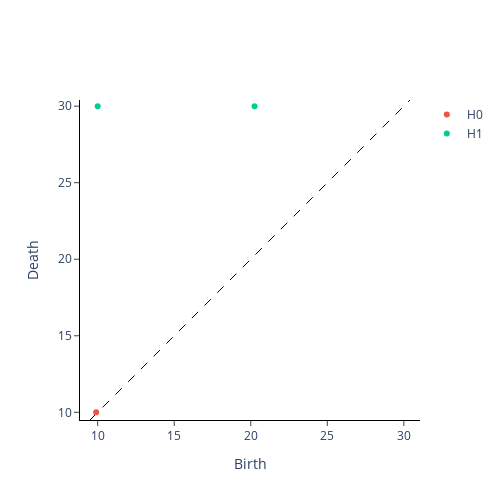

The cell this chart's notebook holds for it:
### Markdown cell above
이렇게 filtration이 형성되었습니다. 

이로부터 homology를 얻는 과정을 설명하자면, 위 그림에서 $z$ 값을 0부터 점점 높여가면서 해당 $z$ 값에 도달한 픽셀들을 켜나갑니다.

위 그림에서는 우측 상단부터 점차 켜지기 시작할 것입니다.

그러면서 우리는 켜진 픽셀들이 몇 개의 연속적인 모양을 형성하는지, 구멍이 몇 개인지를 계산해나가고 각각이 얼마나 지속되는지를 살펴봅니다.

이 계산에는 복잡한 호몰로지 이론이 등장하지만, "했다 치고-" 컴퓨터에게 맡기도록 합시다.

### Code cell
from gtda.homology import CubicalPersistence

cubical_persistence = CubicalPersistence(homology_dimensions=[0,1],reduced_homology = True, n_jobs=-1)
im8_cubical = cubical_persistence.fit_transform(im8_filtration)

cubical_persistence.plot(im8_cubical)

### Figure 1 — Plotly figure (JSON) as saved in the notebook; plotly's stock layout.template omitted (floating-point values rounded to 4 significant figures)
{"data": [{"hoverinfo": "none", "line": {"color": "black", "dash": "dash", "width": 1}, "mode": "lines", "showlegend": false, "type": "scatter", "x": [9.497, 30.4], "y": [9.497, 30.4]}, {"hoverinfo": "text", "hovertext": ["(9.899494936611665, 10.0)"], "mode": "markers", "name": "H0", "type": "scatter", "x": [9.899], "y": [10]}, {"hoverinfo": "text", "hovertext": ["(10.0, 30.0)", "(20.248456731316587, 30.0)"], "mode": "markers", "name": "H1", "type": "scatter", "x": [10, 20.25], "y": [30, 30]}], "layout": {"height": 500, "plot_bgcolor": "white", "width": 500, "xaxis": {"autorange": false, "exponentformat": "e", "linecolor": "black", "linewidth": 1, "mirror": false, "range": [9.497, 30.4], "showexponent": "all", "showline": true, "side": "bottom", "ticks": "outside", "title": {"text": "Birth"}, "type": "linear", "zeroline": true}, "yaxis": {"autorange": false, "exponentformat": "e", "linecolor": "black", "linewidth": 1, "mirror": false, "range": [9.497, 30.4], "scaleanchor": "x", "scaleratio": 1, "showexponent": "all", "showline": true, "side": "left", "ticks": "outside", "title": {"text": "Death"}, "type": "linear", "zeroline": true}}}
